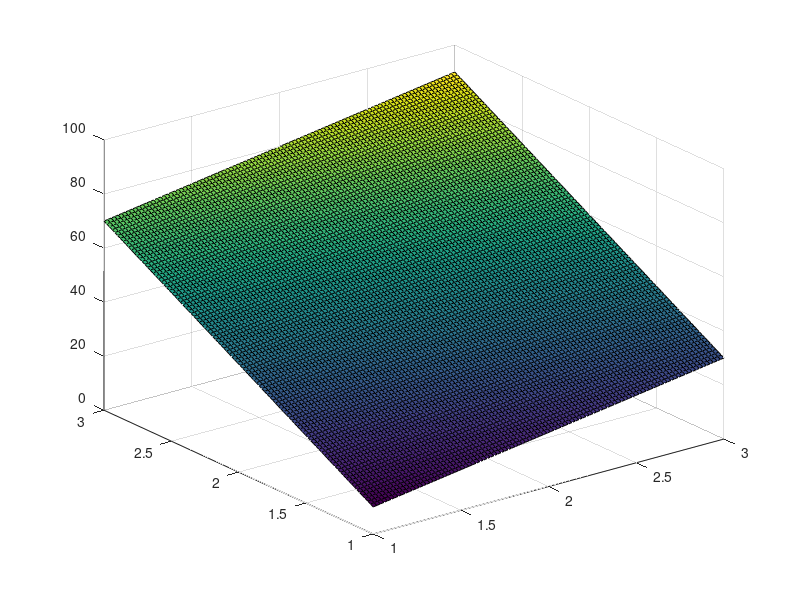

Write MATLAB code to recreate this figure.
% create example data
x = [1 2 3 1 2 3 1 2 3];
y = [1 1 1 2 2 2 3 3 3];
z = [10 20 30 40 50 60 70 80 90];

% set up regular grid
xq = linspace(min(x), max(x), 100);
yq = linspace(min(y), max(y), 100);
[X,Y] = meshgrid(xq,yq);

% interpolate data onto grid
Z = griddata(x, y, z, X, Y);

% create surface plot
surf(X,Y,Z);

